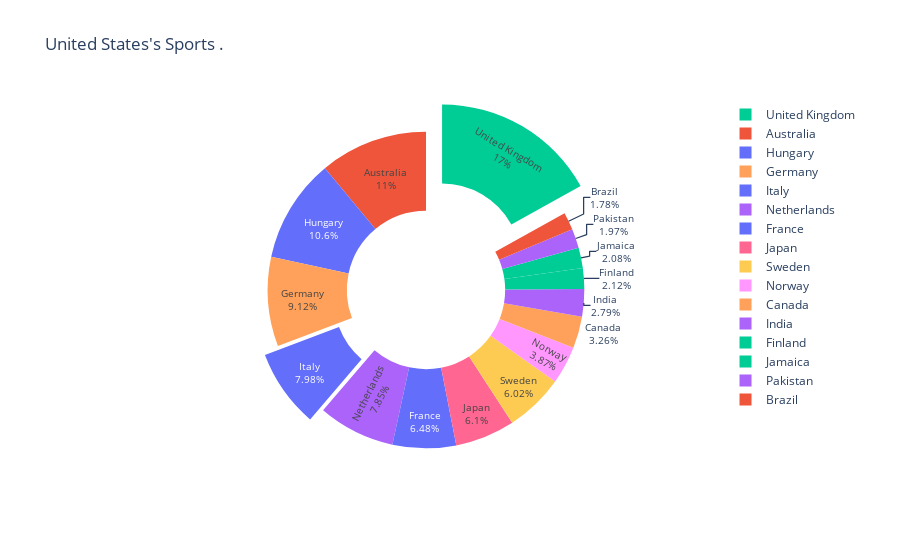

The code cell stored with this chart in its notebook:
### Code cell
fig = px.pie(withoutUnited_States, 
values='Medal' , 
names='Country' ,
color='Discipline',
hover_name='Discipline',
title="United States's Sports ." ,
hole=0.5)
fig.update_traces(hoverinfo = 'label+percent', textfont_size = 10,textinfo = 'label+percent' ,pull=[0.1 , 0 , 0.2 , 0 , 0 , 0])

### Figure 1 — Plotly figure (JSON) as saved in the notebook; plotly's stock layout.template omitted (floating-point values rounded to 4 significant figures)
{"data": [{"customdata": [["Fencing"], ["Swimming"], ["Athletics"], ["Fencing"], ["Hockey"], ["Rowing"], ["Fencing"], ["Rowing"], ["Hockey"], ["Rowing"], ["Water polo"], ["Hockey"], ["Artistic G."], ["Hockey"], ["Rowing"], ["Canoe / Kayak F"], ["Rowing"], ["Sailing"], ["Sailing"], ["Athletics"], ["Shooting"], ["Hockey"], ["Athletics"], ["Artistic G."], ["Swimming"], ["Cycling Track"], ["Hockey"], ["Rowing"], ["Sailing"], ["Swimming"], ["Swimming"], ["Artistic G."], ["Volleyball"], ["Volleyball"], ["Athletics"], ["Athletics"], ["Swimming"], ["Artistic G."]], "domain": {"x": [0, 1], "y": [0, 1]}, "hole": 0.5, "hoverinfo": "label+percent", "hovertemplate": "<b>%{hovertext}</b><br><br>Country=%{label}<br>Medal=%{value}<br>Discipline=%{customdata[0]}<extra></extra>", "hovertext": ["Fencing", "Swimming", "Athletics", "Fencing", "Hockey", "Rowing", "Fencing", "Rowing", "Hockey", "Rowing", "Water polo", "Hockey", "Artistic G.", "Hockey", "Rowing", "Canoe / Kayak F", "Rowing", "Sailing", "Sailing", "Athletics", "Shooting", "Hockey", "Athletics", "Artistic G.", "Swimming", "Cycling Track", "Hockey", "Rowing", "Sailing", "Swimming", "Swimming", "Artistic G.", "Volleyball", "Volleyball", "Athletics", "Athletics", "Swimming", "Artistic G."], "labels": ["Italy", "Australia", "United Kingdom", "France", "Netherlands", "United Kingdom", "Hungary", "Canada", "Australia", "Germany", "Hungary", "India", "Japan", "Germany", "Italy", "Hungary", "Australia", "United Kingdom", "Norway", "Finland", "Sweden", "United Kingdom", "Jamaica", "Sweden", "Germany", "United Kingdom", "Pakistan", "Netherlands", "Sweden", "Netherlands", "Japan", "Hungary", "Brazil", "Japan", "Germany", "France", "United Kingdom", "Norway"], "legendgroup": "", "marker": {"colors": ["#636efa", "#EF553B", "#00cc96", "#636efa", "#ab63fa", "#FFA15A", "#636efa", "#FFA15A", "#ab63fa", "#FFA15A", "#19d3f3", "#ab63fa", "#FF6692", "#ab63fa", "#FFA15A", "#B6E880", "#FFA15A", "#FF97FF", "#FF97FF", "#00cc96", "#FECB52", "#ab63fa", "#00cc96", "#FF6692", "#EF553B", "#636efa", "#ab63fa", "#FFA15A", "#FF97FF", "#EF553B", "#EF553B", "#FF6692", "#EF553B", "#EF553B", "#00cc96", "#00cc96", "#EF553B", "#FF6692"]}, "name": "", "pull": [0.1, 0, 0.2, 0, 0, 0], "showlegend": true, "textfont": {"size": 10}, "textinfo": "label+percent", "type": "pie", "values": [344, 343, 295, 286, 249, 244, 227, 197, 189, 180, 169, 169, 152, 141, 139, 137, 135, 134, 129, 128, 127, 126, 126, 124, 124, 121, 119, 117, 113, 109, 109, 109, 108, 108, 107, 106, 106, 105]}], "layout": {"legend": {"tracegroupgap": 0}, "title": {"text": "United States's Sports ."}}}
